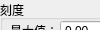
            <widget class="QWidget" name="page_bottomAxis">
             <property name="geometry">
              <rect>
               <x>0</x>
               <y>0</y>
               <width>100</width>
               <height>30</height>
              </rect>
             </property>
             <attribute name="label">
              <string>下轴</string>
             </attribute>
             <widget class="QPushButton" name="pushButton_confirm_bottomAxis">
              <property name="geometry">
               <rect>
                <x>230</x>
                <y>370</y>
                <width>75</width>
                <height>23</height>
               </rect>
              </property>
              <property name="text">
               <string>确认</string>
              </property>
             </widget>
             <widget class="QGroupBox" name="groupBox_bottomAxis">
              <property name="geometry">
               <rect>
                <x>0</x>
                <y>0</y>
                <width>311</width>
                <height>61</height>
               </rect>
              </property>
              <property name="title">
               <string>刻度</string>
              </property>
              <widget class="QDoubleSpinBox" name="doubleSpinBox_bottomAxis_max">
               <property name="geometry">
                <rect>
                 <x>60</x>
                 <y>20</y>
                 <width>62</width>
                 <height>22</height>
                </rect>
               </property>
              </widget>
              <widget class="QDoubleSpinBox" name="doubleSpinBox_bottomAxis_min">
               <property name="geometry">
                <rect>
                 <x>240</x>
                 <y>20</y>
                 <width>62</width>
                 <height>22</height>
                </rect>
               </property>
              </widget>
              <widget class="QLabel" name="label_bottomAxis_max">
               <property name="geometry">
                <rect>
                 <x>10</x>
                 <y>20</y>
                 <width>54</width>
                 <height>21</height>
                </rect>
               </property>
               <property name="text">
                <string>最大值：</string>
               </property>
              </widget>
              <widget class="QLabel" name="label_bottomAxis_min">
               <property name="geometry">
                <rect>
                 <x>180</x>
                 <y>20</y>
                 <width>54</width>
                 <height>21</height>
                </rect>
               </property>
               <property name="text">
                <string>最小值：</string>
               </property>
              </widget>
             </widget>
             <widget class="QGroupBox" name="groupBox_bottomAxis_title">
              <property name="geometry">
               <rect>
                <x>0</x>
                <y>70</y>
                <width>311</width>
                <height>221</height>
               </rect>
              </property>
              <property name="title">
               <string>标题</string>
              </property>
              <widget class="QGroupBox" name="groupBox_bottomAxis_title_content">
               <property name="geometry">
                <rect>
                 <x>10</x>
                 <y>110</y>
                 <width>291</width>
                 <height>101</height>
                </rect>
               </property>
               <property name="title">
                <string>内容</string>
               </property>
               <widget class="QTextEdit" name="textEdit_bottomAxis_min_title_content">
                <property name="geometry">
                 <rect>
                  <x>10</x>
                  <y>20</y>
                  <width>271</width>
                  <height>71</height>
                 </rect>
                </property>
               </widget>
              </widget>
              <widget class="QGroupBox" name="groupBox_bottomAxis_min_title_font">
               <property name="geometry">
                <rect>
                 <x>10</x>
                 <y>20</y>
                 <width>291</width>
                 <height>81</height>
                </rect>
               </property>
               <property name="title">
                <string>字体</string>
               </property>
               <property name="alignment">
                <set>Qt::AlignLeading|Qt::AlignLeft|Qt::AlignVCenter</set>
               </property>
               <widget class="QFontComboBox" name="fontComboBox_bottomAxis_title">
                <property name="geometry">
                 <rect>
                  <x>10</x>
                  <y>20</y>
                  <width>181</width>
                  <height>22</height>
                 </rect>
                </property>
               </widget>
               <widget class="QSpinBox" name="spinBox_bottomAxistitle_font_size">
                <property name="geometry">
                 <rect>
                  <x>240</x>
                  <y>20</y>
                  <width>41</width>
                  <height>22</height>
                 </rect>
                </property>
                <property name="alignment">
                 <set>Qt::AlignCenter</set>
                </property>
               </widget>
               <widget class="QLabel" name="label_bottomAxis_title_font_color">
                <property name="geometry">
                 <rect>
                  <x>10</x>
                  <y>50</y>
                  <width>41</width>
                  <height>21</height>
                 </rect>
                </property>
                <property name="text">
                 <string>颜色：</string>
                </property>
               </widget>
               <widget class="QLabel" name="label_bottomAxis_title_font_color_show">
                <property name="geometry">
                 <rect>
                  <x>60</x>
                  <y>52</y>
                  <width>131</width>
                  <height>20</height>
                 </rect>
                </property>
                <property name="styleSheet">
                 <string notr="true">background-color: rgb(255, 255, 255);</string>
                </property>
                <property name="text">
                 <string>RGBA(255,255,255,255)</string>
                </property>
                <property name="alignment">
                 <set>Qt::AlignCenter</set>
                </property>
               </widget>
               <widget class="QPushButton" name="pushButton_bottomAxis_font_color_select">
                <property name="geometry">
                 <rect>
                  <x>200</x>
                  <y>50</y>
                  <width>81</width>
                  <height>23</height>
                 </rect>
                </property>
                <property name="text">
                 <string>选择</string>
                </property>
               </widget>
               <widget class="QLabel" name="label_bottomAxis_title_font_size">
                <property name="geometry">
                 <rect>
                  <x>200</x>
                  <y>20</y>
                  <width>41</width>
                  <height>21</height>
                 </rect>
                </property>
                <property name="text">
                 <string>大小：</string>
                </property>
               </widget>
              </widget>
             </widget>
            </widget>
